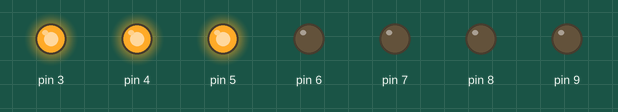
The sketch below on a simulated Arduino Uno, built with avr-gcc and run on an emulated ATmega328P. Shown: output pins drawn as LEDs (lit = HIGH). Random numbers use the default seed unless the sketch sets one.

Above: at 0.1 s.
At 2.1 s:
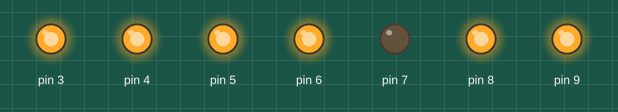
At 4.1 s:
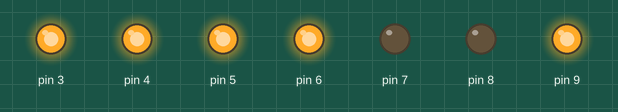
At 10.1 s:
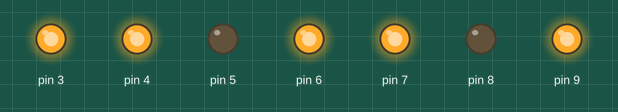
At 20.1 s:
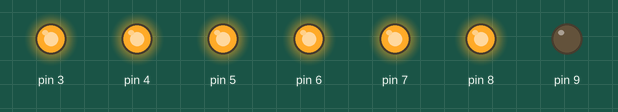
At 39.1 s:
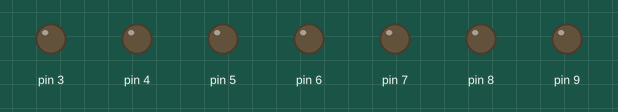
Timing chart, 0 to 40.0 s (numbered marks = the images above):
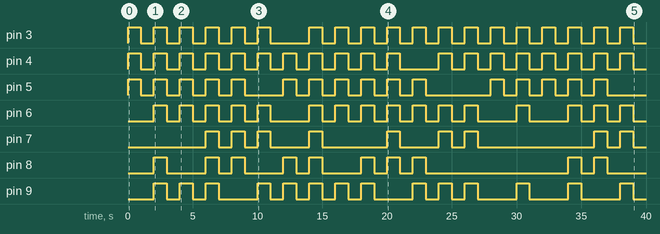

The sketch:

5.randommasth_creat.ino
```cpp
//随机数生成器

//******************************逻辑******************************//
  /*使用随机数函数给变量赋值，switch函数根据此变量做出反应
  /*两个内层函数，一个随机数函数，一个清屏函数
  */

//*******************************************全局部分*****************************//
int pin;
int num;
//*********************************************初始化****************************//
void setup()
{
  for(pin=3;pin<10;pin++)
  {
    pinMode(pin,OUTPUT);
  }
}
//**************************************内部函数********************************//
void clean()
{
 for(pin=3;pin<10;pin++)
 {
  digitalWrite(pin,LOW);
 }
 delay(1000);
}
//*******************************************主函数******************************//
//   3
//8     4
//   9
//7     5
//   6
void loop()
{
 num=random(0,10);
 switch(num)
 {
    case 1:
    digitalWrite(4,HIGH);
    digitalWrite(5,HIGH);
    break;

    case 2:
    digitalWrite(3,HIGH);
    digitalWrite(4,HIGH);
    digitalWrite(9,HIGH);
    digitalWrite(7,HIGH);
    digitalWrite(6,HIGH);
    break;

    case  3:
    digitalWrite(3,HIGH);
    digitalWrite(4,HIGH);
    digitalWrite(9,HIGH);
    digitalWrite(5,HIGH);
    digitalWrite(6,HIGH);
    break;

    case 4:
    digitalWrite(8,HIGH);
    digitalWrite(9,HIGH);
    digitalWrite(4,HIGH);
    digitalWrite(5,HIGH);
    break;

    case 5:
    digitalWrite(3,HIGH);
    digitalWrite(8,HIGH);
    digitalWrite(9,HIGH);
    digitalWrite(5,HIGH);
    digitalWrite(6,HIGH);
    break;

    case 6:
    digitalWrite(3,HIGH);
    digitalWrite(8,HIGH);
    digitalWrite(7,HIGH);
    digitalWrite(6,HIGH);
    digitalWrite(5,HIGH);
    digitalWrite(9,HIGH);
    break;

    case 7:
    digitalWrite(3,HIGH);
    digitalWrite(4,HIGH);
    digitalWrite(5,HIGH);
    break;

    case 8:
    digitalWrite(3,HIGH);
    digitalWrite(4,HIGH);
    digitalWrite(5,HIGH);
    digitalWrite(6,HIGH);
    digitalWrite(7,HIGH);
    digitalWrite(8,HIGH);
    digitalWrite(9,HIGH);
    break;

    case 9:
    digitalWrite(3,HIGH);
    digitalWrite(4,HIGH);
    digitalWrite(5,HIGH);
    digitalWrite(6,HIGH);
    digitalWrite(8,HIGH);
    digitalWrite(9,HIGH);
    break;

    default:
    digitalWrite(3,HIGH);
    digitalWrite(4,HIGH);
    digitalWrite(5,HIGH);
    digitalWrite(6,HIGH);
    digitalWrite(7,HIGH);
    digitalWrite(8,HIGH);
 }
 delay(1000);
 clean();
}
```

Measured:
- by itself, pin 3: goes 5 × (HIGH 1.0 s, LOW 1.0 s), HIGH 1.0 s, LOW 3.0 s, 12 × (HIGH 1.0 s, LOW 1.0 s), HIGH 1.0 s, then LOW
- by itself, pin 4: goes 10 × (HIGH 1.0 s, LOW 1.0 s), HIGH 1.0 s, LOW 3.0 s, 7 × (HIGH 1.0 s, LOW 1.0 s), HIGH 1.0 s, then LOW
- by itself, pin 5: LOW → HIGH at 0.00 s, → LOW 1.0 s later, → HIGH 1.0 s later, → LOW 1.0 s later, … (32 changes in this stretch)
- by itself, pin 6: LOW → HIGH at 2.0 s, → LOW 1.0 s later, → HIGH 1.0 s later, → LOW 1.0 s later, … (32 changes in this stretch)
- by itself, pin 7: LOW → HIGH at 6.0 s, → LOW 1.0 s later, → HIGH 1.0 s later, → LOW 1.0 s later, … (18 changes in this stretch)
- by itself, pin 8: LOW → HIGH at 2.0 s, → LOW 1.0 s later, → HIGH 3.0 s later, → LOW 1.0 s later, … (20 changes in this stretch)
- by itself, pin 9: LOW → HIGH at 2.0 s, → LOW 1.0 s later, → HIGH 1.0 s later, → LOW 1.0 s later, … (28 changes in this stretch)
